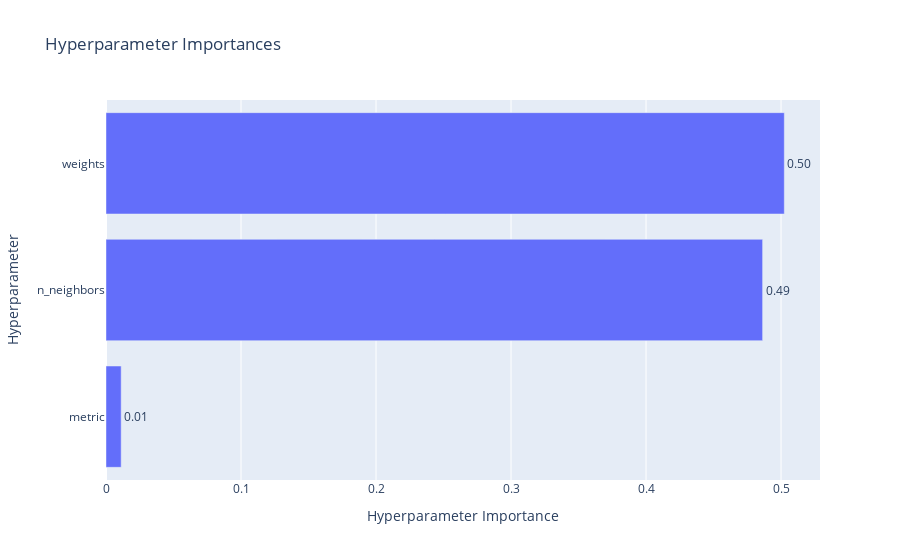

Notebook cell for this chart:
### Code cell
visualizations['param_importances']

### Figure 1 — Plotly figure (JSON) as saved in the notebook; plotly's stock layout.template omitted (floating-point values rounded to 4 significant figures)
{"data": [{"cliponaxis": false, "hovertemplate": ["metric (CategoricalDistribution): 0.011235407686696336<extra></extra>", "n_neighbors (IntDistribution): 0.48635318846247166<extra></extra>", "weights (CategoricalDistribution): 0.502411403850832<extra></extra>"], "name": "Objective Value", "orientation": "h", "text": ["0.01", "0.49", "0.50"], "textposition": "outside", "type": "bar", "x": [0.01124, 0.4864, 0.5024], "y": ["metric", "n_neighbors", "weights"]}], "layout": {"title": {"text": "Hyperparameter Importances"}, "xaxis": {"title": {"text": "Hyperparameter Importance"}}, "yaxis": {"title": {"text": "Hyperparameter"}}}}
